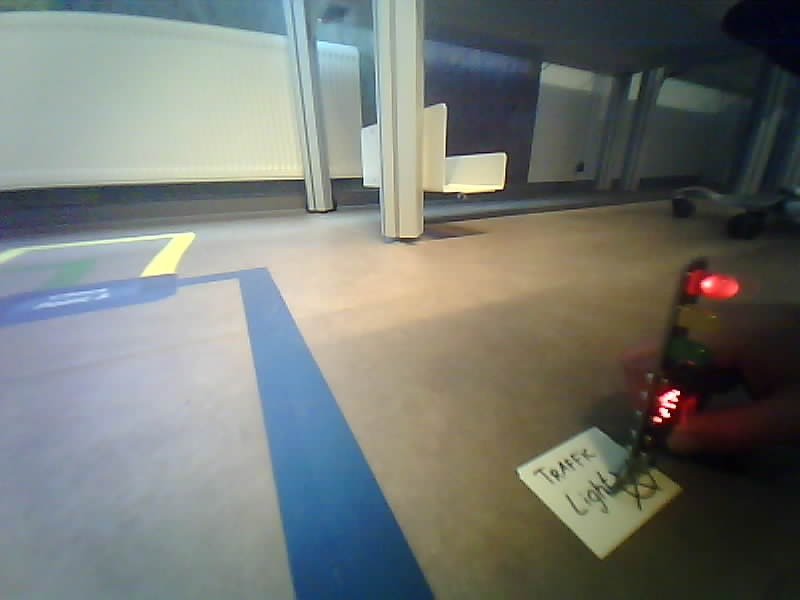
#> input picture src/regonise-traffic-light/red_3.jpg, 800 x 600 px
$ python traffic-light.py
#> lines starting #> are read from the running program, lines starting #| are printed output that depends on the picture; after the words box and inside, x2 and y2 are one past the last pixel; in counts of white or black regions, pixels touching at a corner belong together
import numpy as np
import cv2
from matplotlib import pyplot as plt

image = cv2.imread('red_3.jpg')
#> image is the input picture: shape (600, 800, 3); mean B, G, R 115.4, 120.3, 116

green_scale = image[:,:,1]
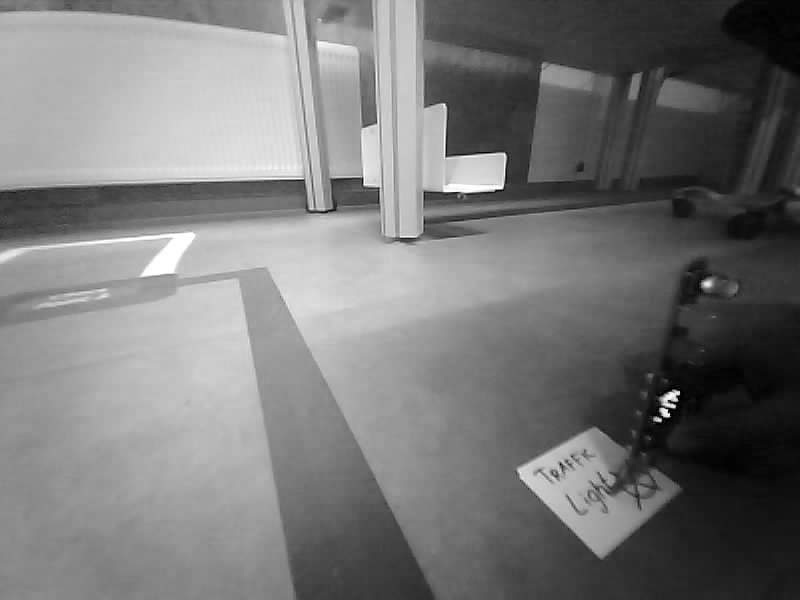
#> green_scale: shape (600, 800); min 0, max 255, mean 120.3
red_scale = image[:,:,2]
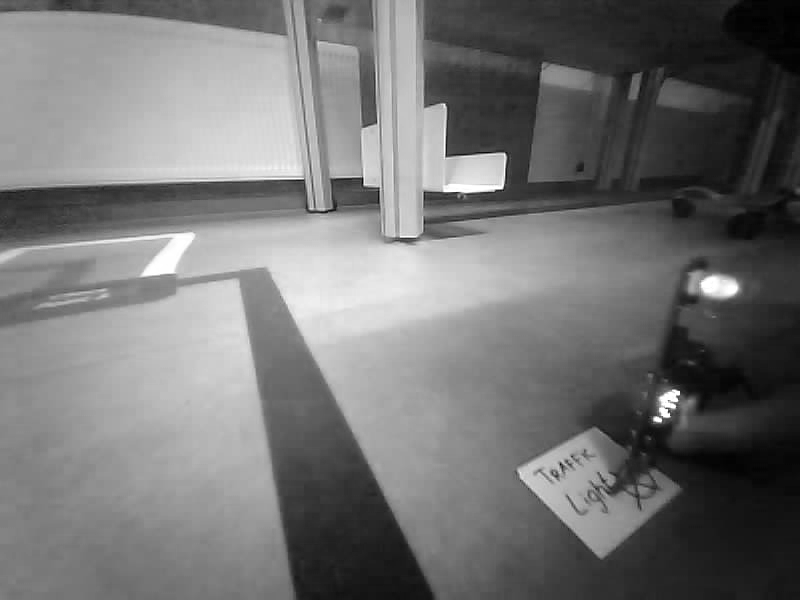
#> red_scale: shape (600, 800); min 0, max 255, mean 116
hsv_image = cv2.cvtColor(image, cv2.COLOR_BGR2HSV)
#> hsv_image: shape (600, 800, 3); mean H, S, V 65.3, 63.5, 130.6

# Define a punchout like the original image
punchout_template = np.ones_like(green_scale)

# Create a template to select the right hand side and only the middle 50 percent
x = image.shape[1] // 2
#> x = 400
y = image.shape[0] // 4
#> y = 150
y_2 = y * 3
#> y_2 = 450
punchout_template[:, 0:x] = 0
punchout_template[:y, :] = 0
punchout_template[y_2:, :] = 0

# Define HSV thresholds for the green traffic light
lower_green = np.array([45, 20, 100])
upper_green = np.array([95, 255, 255])

# Define the threshold for the red traffic light, note: red may have two locations on the hue spectrum
lower_red_1 = np.array([0,50,100])
upper_red_1 = np.array([15,255,255])
lower_red_2 = np.array([170,50,100])
upper_red_2 = np.array([255,255,255])

# Perform thresholding on the green channel
green_threshold_mask = cv2.inRange(green_scale, 240, 255)
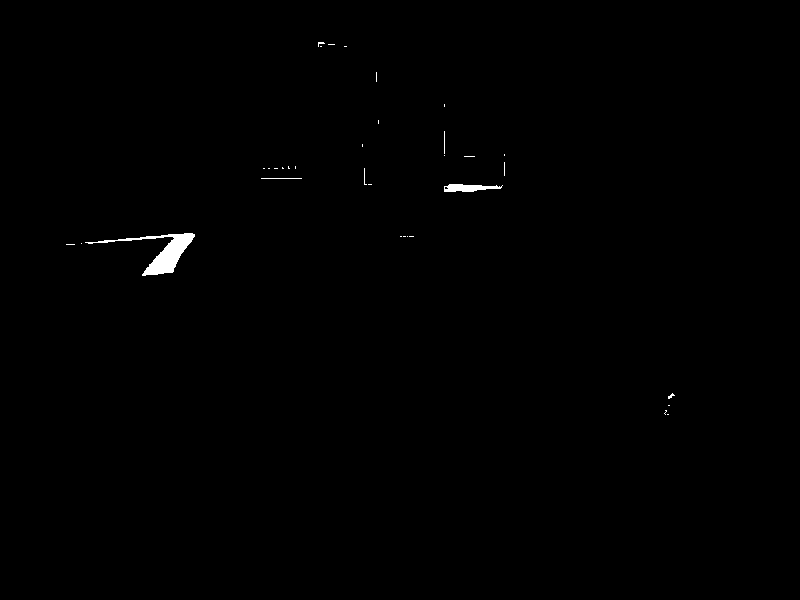
#> green_threshold_mask: shape (600, 800); 0.36% white; 34 white regions (30 under 20 px), largest, box (x1, y1, x2, y2) and area: (85, 233, 195, 276) 1168, (444, 184, 503, 192) 315, (261, 178, 302, 179) 41, (444, 131, 445, 154) 23
green_threshold_mask = cv2.bitwise_and(green_threshold_mask, green_threshold_mask, mask=punchout_template)
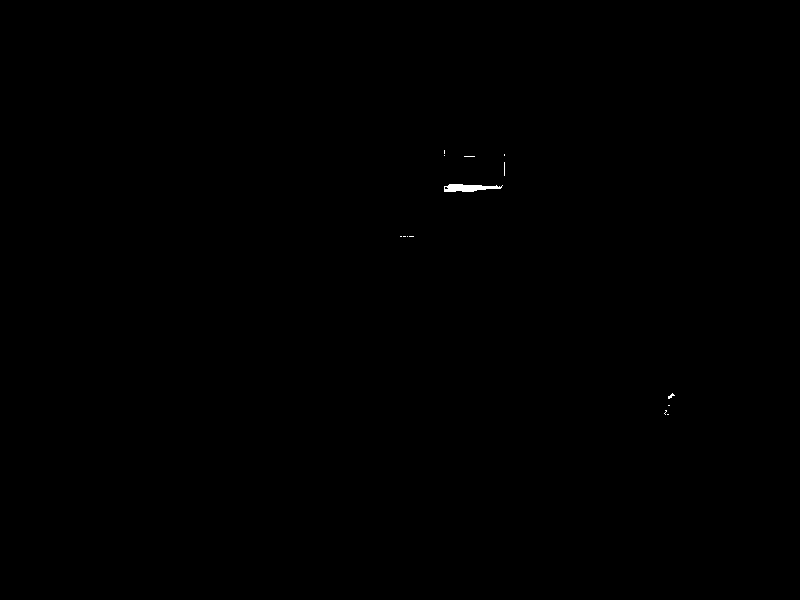
#> green_threshold_mask: shape (600, 800); 0.08% white; 14 white regions (13 under 20 px), largest, box (x1, y1, x2, y2) and area: (444, 184, 503, 192) 315

# Perform thresholding on the red channel
red_threshold_mask = cv2.inRange(red_scale, 240, 255)
#> red_threshold_mask: shape (600, 800); 0.43% white; 24 white regions (16 under 20 px), largest, box (x1, y1, x2, y2) and area: (143, 233, 194, 276) 966, (443, 180, 503, 192) 351, (701, 277, 737, 294) 338
red_threshold_mask = cv2.bitwise_and(red_threshold_mask, red_threshold_mask, mask=punchout_template)
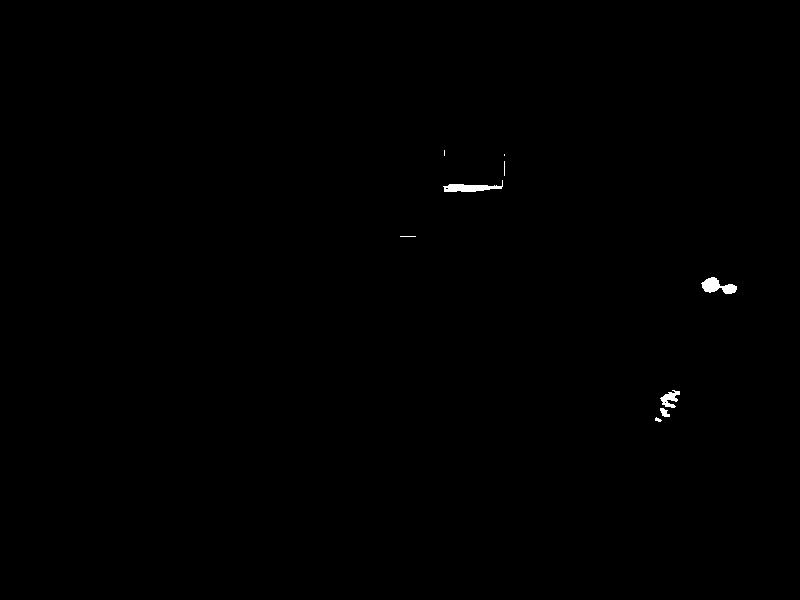
#> red_threshold_mask: shape (600, 800); 0.21% white; 9 white regions (4 under 20 px), largest, box (x1, y1, x2, y2) and area: (443, 180, 503, 192) 351, (701, 277, 737, 294) 338, (660, 390, 680, 408) 186, (660, 408, 670, 417) 56, (655, 417, 662, 422) 21

# Combine the threshold mask for green with the hsv image and punchout, then perform hsv color selection
green_mask = cv2.bitwise_and(hsv_image, hsv_image, mask=green_threshold_mask)
#> green_mask: shape (600, 800, 3); mean H, S, V 0, 0, 0.2
green_mask = cv2.inRange(green_mask, lower_green, upper_green)
#> green_mask: shape (600, 800); 0% white in thin lines or dots, all inside (x1, y1, x2, y2) = (473, 156, 475, 157)

red_mask = cv2.bitwise_and(hsv_image, hsv_image, mask=red_threshold_mask)
#> red_mask: shape (600, 800, 3); mean H, S, V 0.1, 0.2, 0.5
red_mask = cv2.bitwise_or(cv2.inRange(red_mask, lower_red_1, upper_red_1), cv2.inRange(red_mask, lower_red_2, upper_red_2))
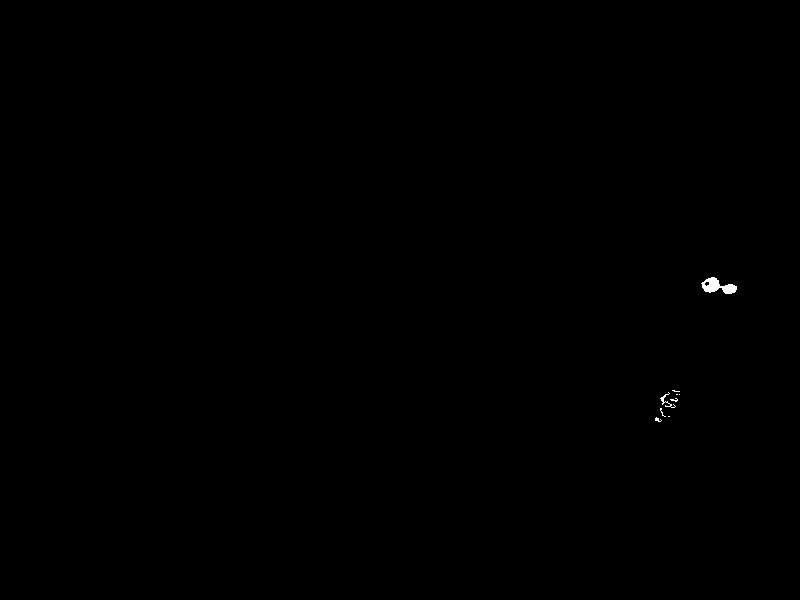
#> red_mask: shape (600, 800); 0.09% white; 9 white regions (7 under 20 px), largest, box (x1, y1, x2, y2) and area: (701, 277, 737, 294) 326, (660, 392, 676, 408) 56

green_pixel_area = np.sum(green_mask == 255)
#> green_pixel_area = 2
red_pixel_area = np.sum(red_mask == 255)
#> red_pixel_area = 444


print(f"The area of green pixels in image is: {green_pixel_area}.")
#| The area of green pixels in image is: 2.
print(f"The area of red pixels in image is: {red_pixel_area}.")
#| The area of red pixels in image is: 444.

if 100 < green_pixel_area:
    print("The traffic light is green!")

if 100 < red_pixel_area:
    print("The traffic light is red!")


cv2.imshow('Green channel', green_scale)
cv2.imshow('Green threshold mask', red_threshold_mask)
cv2.imshow('Green mask', green_mask)

cv2.imshow('Red channel', red_scale)
cv2.imshow('Red mask', red_mask)

white_background = np.zeros_like(image)
wtf = cv2.bitwise_and(image, image, mask=punchout_template)
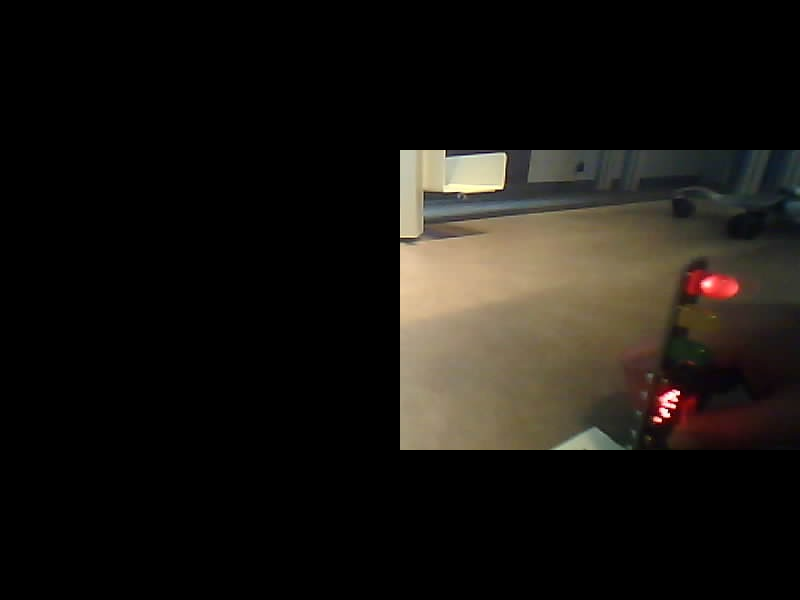
#> wtf: shape (600, 800, 3); mean B, G, R 17.5, 21.8, 24.9

cv2.imshow('Punchout template', wtf)

cv2.waitKey(0)

$ run again, with src/regonise-traffic-light/red_1.jpg copied over src/regonise-traffic-light/red_3.jpg
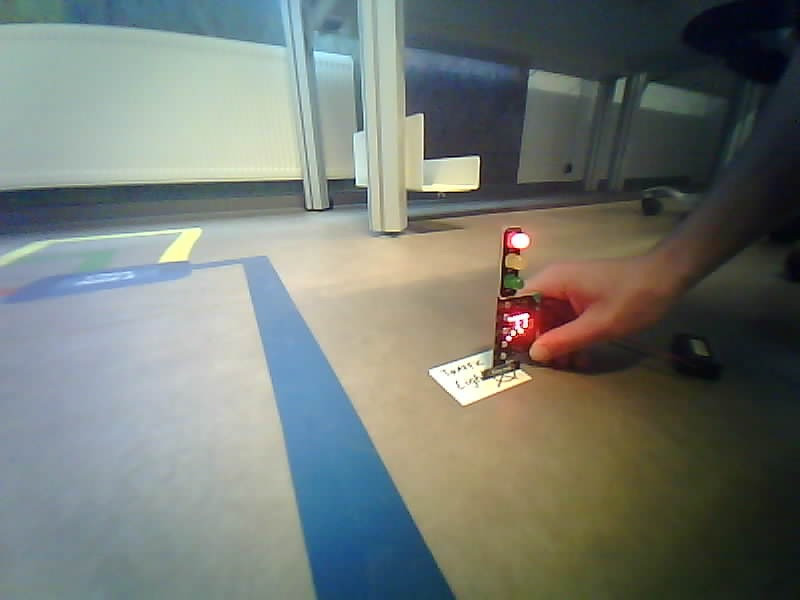
#> input picture src/regonise-traffic-light/red_1.jpg, 800 x 600 px
#> image is the input picture: shape (600, 800, 3); mean B, G, R 116.1, 122.2, 116.3
#> hsv_image: shape (600, 800, 3); mean H, S, V 66.5, 67.3, 132.7
#> `green_threshold_mask = cv2.inRange(green_scale, 240, 255)`:
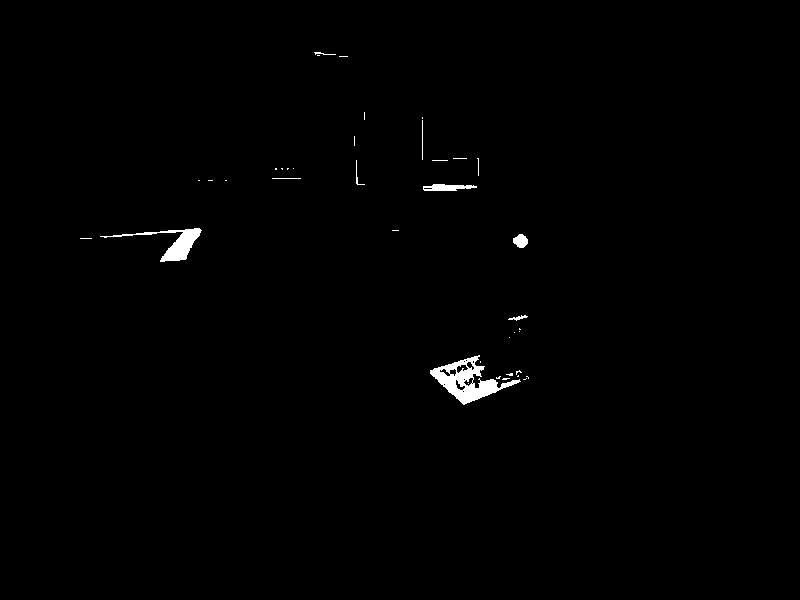
#> green_threshold_mask: shape (600, 800); 0.68% white; 39 white regions (30 under 20 px), largest, box (x1, y1, x2, y2) and area: (430, 355, 521, 405) 1620, (100, 228, 202, 262) 845, (423, 184, 477, 191) 264
#> green_pixel_area = 11
#> red_pixel_area = 144
#| The area of green pixels in image is: 11.
#| The area of red pixels in image is: 144.
#> `wtf = cv2.bitwise_and(image, image, mask=punchout_template)`:
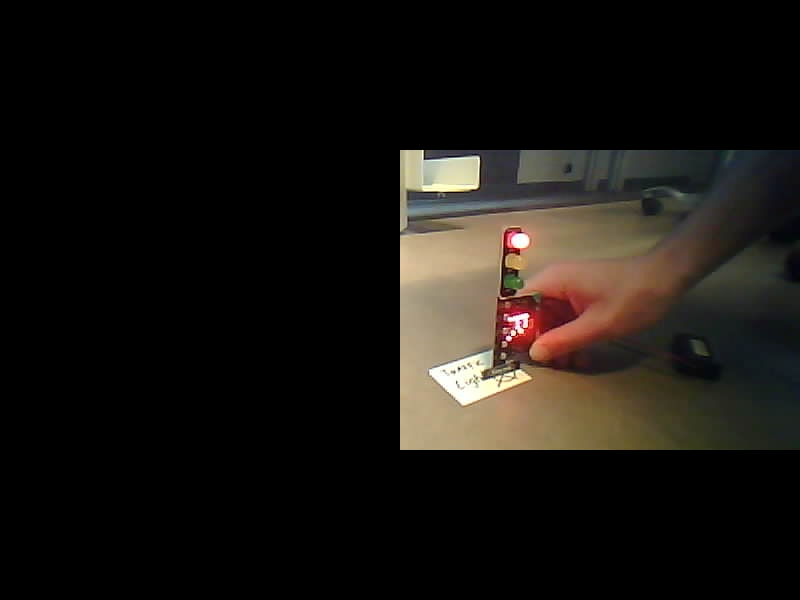
#> wtf: shape (600, 800, 3); mean B, G, R 17.4, 21.4, 24.9

$ run again, with src/regonise-traffic-light/red_4.jpg copied over src/regonise-traffic-light/red_3.jpg
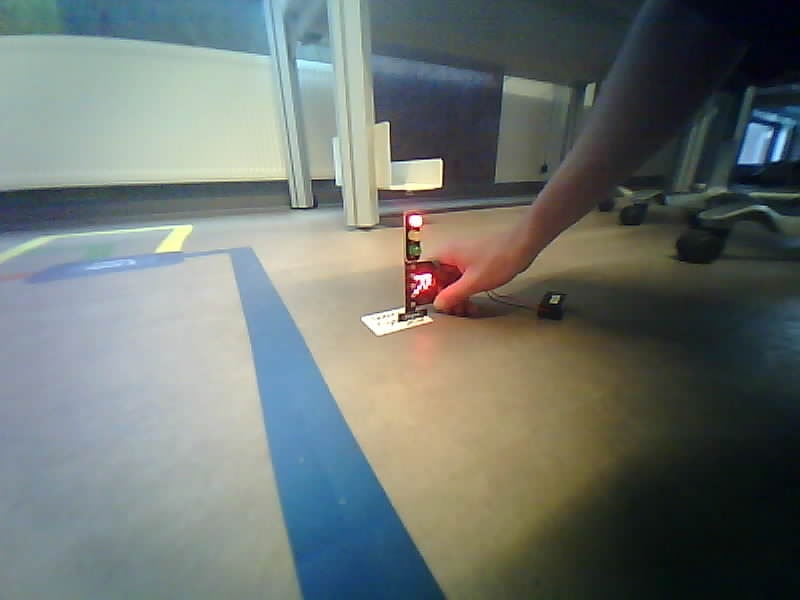
#> input picture src/regonise-traffic-light/red_4.jpg, 800 x 600 px
#> image is the input picture: shape (600, 800, 3); mean B, G, R 112.8, 116.7, 109.5
#> hsv_image: shape (600, 800, 3); mean H, S, V 70.8, 68.4, 126.8
#> `green_threshold_mask = cv2.inRange(green_scale, 240, 255)`:
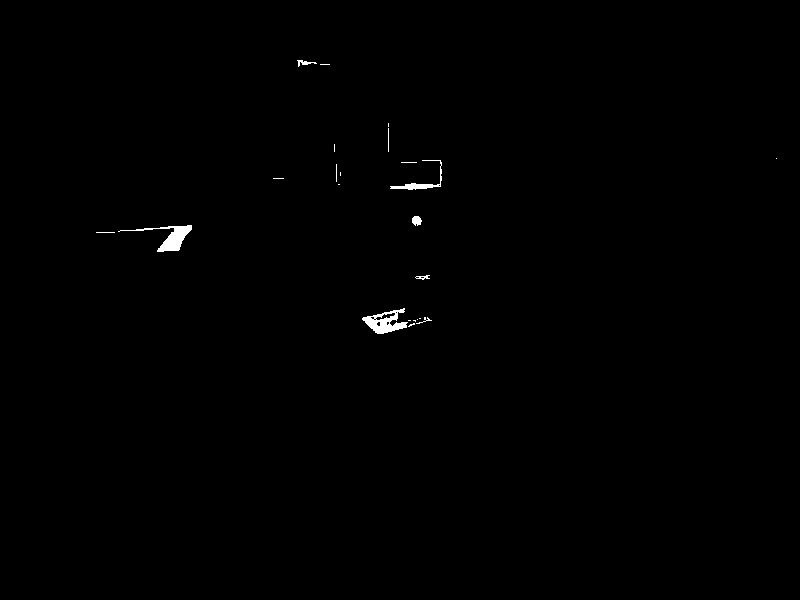
#> green_threshold_mask: shape (600, 800); 0.36% white; 23 white regions (15 under 20 px), largest, box (x1, y1, x2, y2) and area: (362, 308, 408, 334) 566, (118, 225, 192, 252) 564, (390, 160, 442, 190) 262
#> green_pixel_area = 5
#> red_pixel_area = 184
#| The area of green pixels in image is: 5.
#| The area of red pixels in image is: 184.
#> `wtf = cv2.bitwise_and(image, image, mask=punchout_template)`:
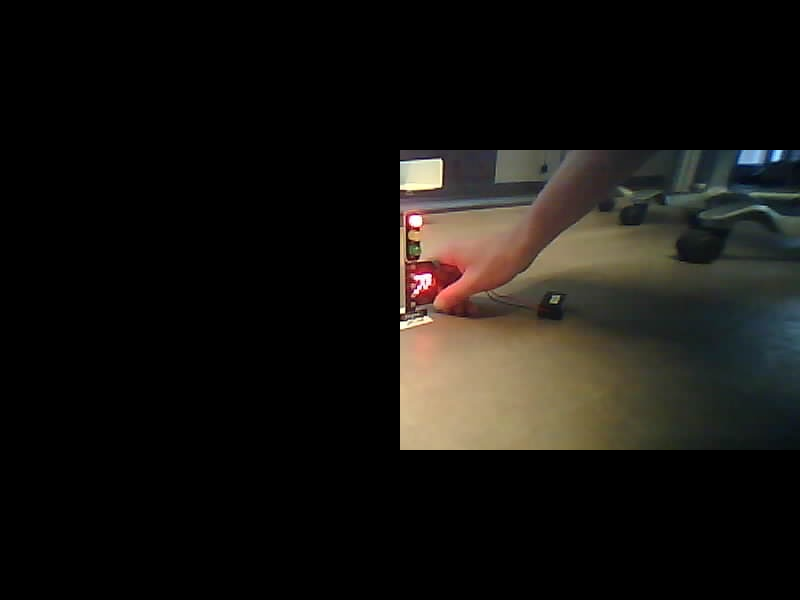
#> wtf: shape (600, 800, 3); mean B, G, R 17, 20.5, 22.5
